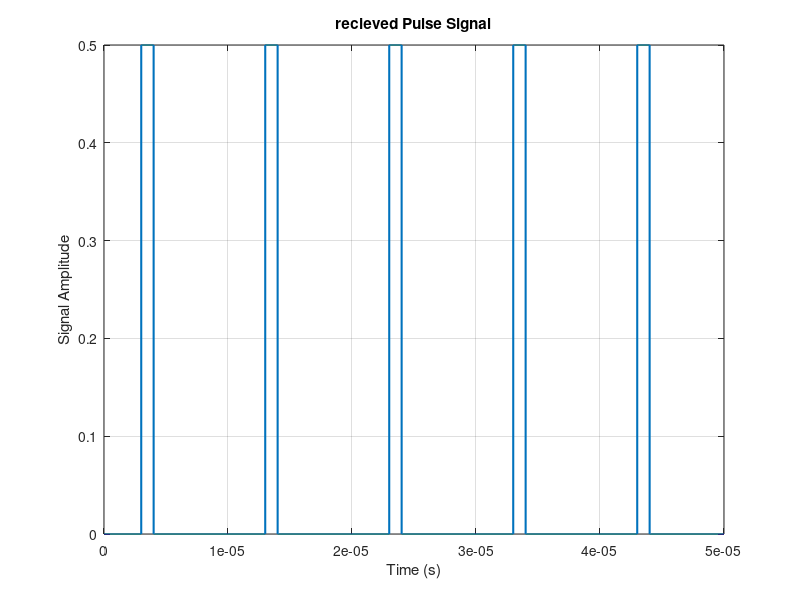

The MATLAB source for this figure:
T = 1e-5;       
ts = 1e-9;  
tau = 1e-6;
R=450;
c = 299792458;
t_d=2*R/c;
t = 0:ts:5*T;
alpha=0.5;
signal = zeros(size(t));
for n = 0:floor(max(t)/T) 
    start_time = n * T + t_d;     
    end_time = start_time + tau;  
    signal(t >= start_time & t < end_time) = alpha;
end
figure;
plot(t, signal, 'LineWidth', 1.5);
xlabel('Time (s)');
ylabel('Signal Amplitude');
title('recieved Pulse Signal');
grid on;
